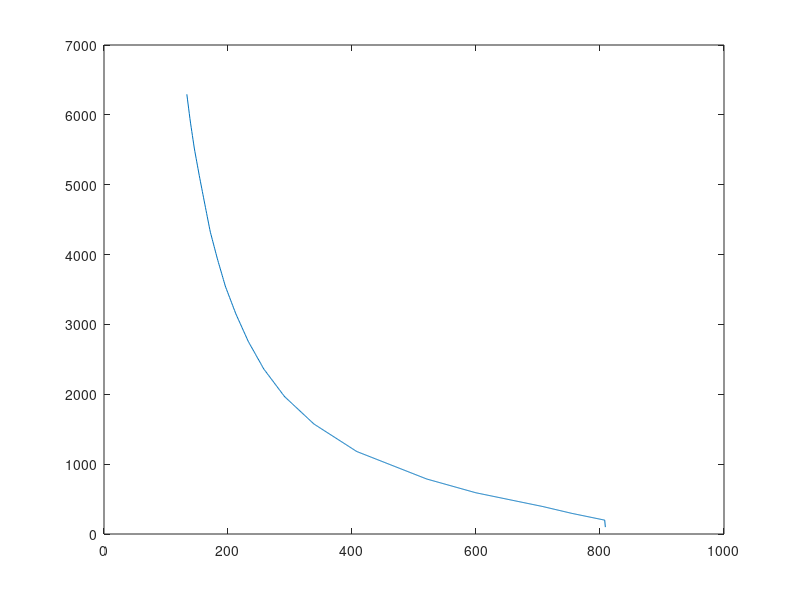

MATLAB code for this plot:
H = [98.4260625200000;196.852125000000;295.278187600000;393.702858800000;590.553913000000;787.411336800000;1181.10912800000;1574.81409300000;1968.52125000000;2362.21977200000;2755.95935500000;3149.73116400000;3543.45887700000;3937.10976100000;4330.62031300000;4724.51458400000;5118.35348400000;5511.81225200000;5905.85014100000;6299.21271800000];

U = [808.6;808.5;754.6;707.44;599.64;520.47;407.62;338.56;291.06;257.71;232.73;212.73;195.83;182.92;171.26;162.54;153.92;145.82;139.19;133.53];

uq =  [808.6:-1:U(20)];

hq = interp1(U,H,uq);

plot(uq,hq)

location = find(hq>5714,1)

uq(location)